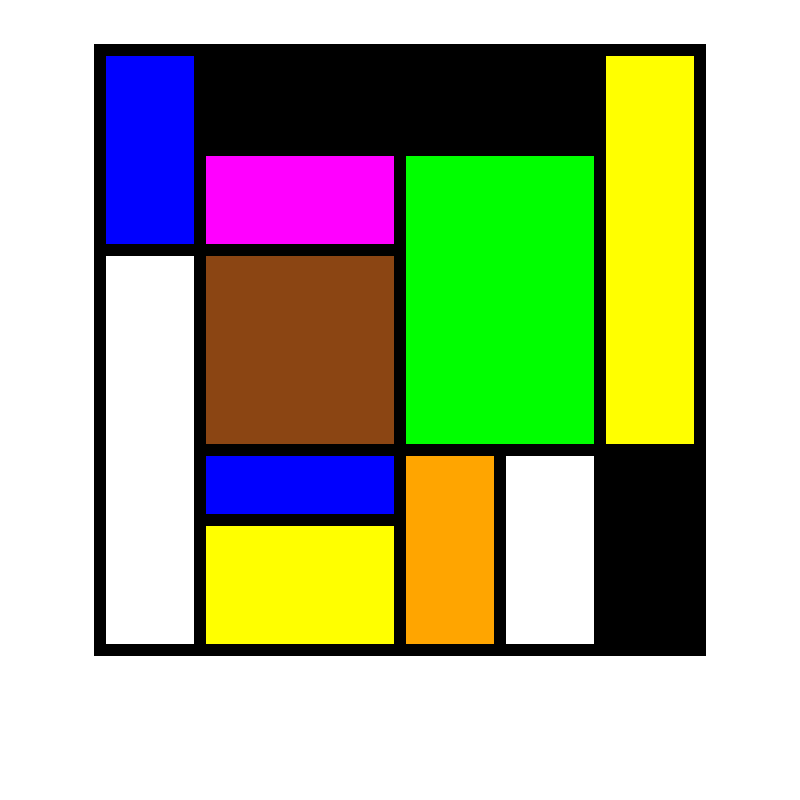
Frame 1 (no input)
Frame 60 (no input): identical to frame 1, image omitted
Frame 120 (the mouse pressed at the canvas centre since frame 60): identical to frame 1, image omitted

The p5.js sketch that drew this single still picture (run headless with seeded random() and noise() and a simulated clock; from frame 60 on, the mouse is pressed at the canvas centre):

// p5.js sketch
// ── sketch.js
function setup()
{
	//create a large square canvas
	createCanvas(800, 800);
}

function draw()
{

	//set the fill colour to red
	fill(255, 0, 0);

	//set a thick stroke weight for the black lines
	strokeWeight(12);

	//draw the red rectangle 
	rect(100, 50, 600, 600);

	//set the fill colour to blue
	fill(0, 0, 255);
	rect(100, 50, 100, 200);

	//set the fill colour to yellow
	fill(255, 255, 0);
	rect(600, 50, 100, 400);

	//set the fill colour to white
	fill(255, 255, 255);
	rect(100, 250, 100, 400);

	//set the fill colour to black
	fill(0, 0, 0);
	rect(200, 50, 400, 100);

	//set the fill colour to pink
	fill(255, 0, 255);
	rect(200, 150, 200, 100);

	//set the fill colour to green
	fill(0, 255, 0);
	rect(400, 150, 200, 300);

	//set the fill colour to brown	
	fill(139, 69, 19);
	rect(200, 250, 200, 200);

	//set the fill colour to orange
	fill(255, 165, 0);
	rect(400, 450, 100, 200);

	//set the fill colour to white
	fill(255, 255, 255);
	rect(500, 450, 100, 200);

	//set the fill colour to black
	fill(0, 0, 0);
	rect(600, 450, 100, 200);

	//set the fill colour to blue
	fill(0, 0, 255);
	rect(200, 450, 200, 70);

	//set the fill colour to yellow
	fill(255, 255, 0);
	rect(200, 520, 200, 130);


}
